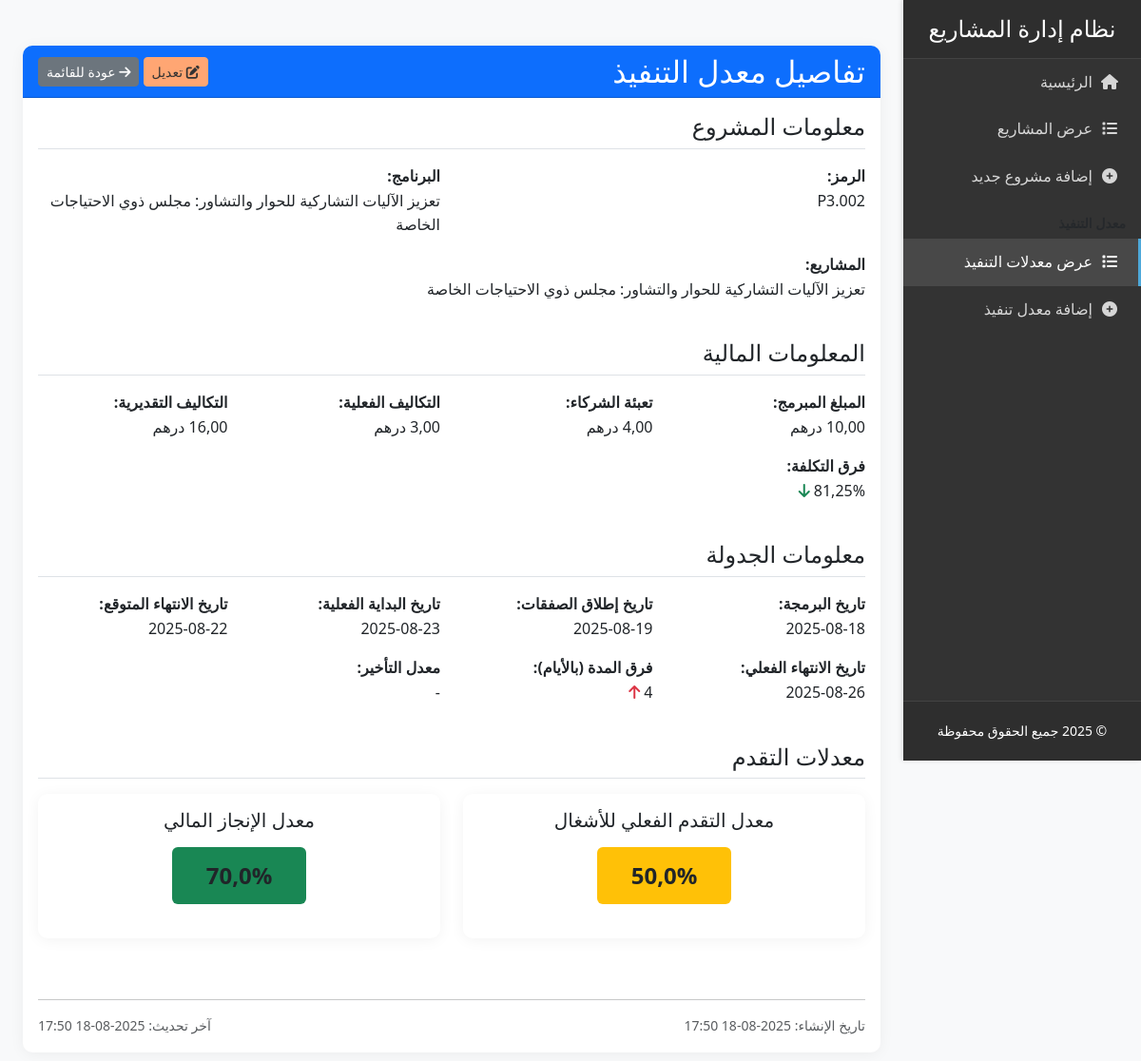
/execution-rates/2/, run on the app's committed database.
### projects/models.py (models this page shows, shortened)
class ExecutionRate(models.Model):
    project = models.ForeignKey(
        Project,
        on_delete=models.CASCADE,
        related_name='execution_rates',
        verbose_name=_('المشروع')
    )
    programmed_amount = models.DecimalField(
        _('المبلغ المبرمج'),
        max_digits=15,
        decimal_places=2,
        null=True,
        blank=True,
        help_text=_('بالدرهم المغربي')
    )
    partner_contribution = models.DecimalField(
        _('تعبئة الشركاء'),
        max_digits=15,
        decimal_places=2,
        null=True,
        blank=True,
        help_text=_('بالدرهم المغربي')
    )
    programming_date = models.DateField(
        _('تاريخ البرمجة'),
        null=True,
        blank=True
    )
    market_launch_date = models.DateField(
        _('تاريخ إطلاق الصفقات'),
        null=True,
        blank=True
    )
    actual_costs = models.DecimalField(
        _('التكاليف الفعلية (أ)'),
        max_digits=15,
        decimal_places=2,
        null=True,
        blank=True,
        help_text=_('بالدرهم المغربي')
    )
    estimated_costs = models.DecimalField(
        _('التكاليف التقديرية (ب)'),
        max_digits=15,
        decimal_places=2,
        null=True,
        blank=True,
        help_text=_('بالدرهم المغربي')
    )
    cost_difference_percentage = models.DecimalField(
        _('فرق التكلفة (%)'),
        max_digits=10,
        decimal_places=2,
        null=True,
        blank=True,
        editable=False
    )
    expected_end_date = models.DateField(
        _('تاريخ الانتهاء المتوقع'),
        null=True,
        blank=True
    )
    actual_start_date = models.DateField(
        _('تاريخ البداية الفعلية'),
        null=True,
        blank=True
    )
    actual_end_date = models.DateField(
        _('تاريخ الانتهاء الفعلي'),
        null=True,
        blank=True
    )
    delay_percentage = models.DecimalField(
        _('معدل التأخير (%)'),
        max_digits=10,
        decimal_places=2,
        null=True,
        blank=True,
        editable=False
    )
    duration_difference_days = models.IntegerField(
        _('فرق المدة (بالأيام)'),
        null=True,
        blank=True,
        editable=False
    )
    work_progress_percentage = models.DecimalField(
        _('معدل التقدم (%) للأشغال'),
        max_digits=5,
        decimal_places=2,
        null=True,
        blank=True,
        validators=[MinValueValidator(0), MaxValueValidator(100)]
    )
    financial_achievement_percentage = models.DecimalField(
        _('معدل الإنجاز (%) (مالي)'),
        max_digits=5,
        decimal_places=2,
        null=True,
        blank=True,
        validators=[MinValueValidator(0), MaxValueValidator(100)]
    )
    created_at = models.DateTimeField(_('تاريخ الإنشاء'), auto_now_add=True)
    updated_at = models.DateTimeField(_('تاريخ التحديث'), auto_now=True)
    class Meta:
        verbose_name = _('معدل التنفيذ')
        verbose_name_plural = _('معدلات التنفيذ')
        ordering = ['-created_at']

class Project(models.Model):
    code = models.CharField(_('الرمز'), max_length=100, unique=True)
    program = models.CharField(_('البرنامج'), max_length=255)
    projects = models.TextField(_('المشاريع'))
    location = models.CharField(_('المكان'), max_length=255)
    district = models.CharField(_('المقاطعة/الجماعة'), max_length=255)
    planning_code = models.CharField(_('الرمز في تصميم التهيئة'), max_length=100, blank=True, null=True)
    development_goals = models.TextField(_('الأهداف التنموية'), blank=True, null=True, help_text=_('أدخل الأهداف التنموية للمشروع'))
    components = models.TextField(_('مكونات المشروع'))
    target_group = models.TextField(_('الفئة المستهدفة'))
    project_goals = models.TextField(_('أهداف المشروع'), blank=True, null=True, help_text=_('أدخل الأهداف الرئيسية للمشروع'))
    property_status = models.CharField(_('وضعية العقار'), max_length=100)
    property_drawing = models.CharField(_('الرسم العقاري'), max_length=100, blank=True, null=True)
    area = models.DecimalField(_('المساحة'), max_digits=10, decimal_places=2, help_text=_('بالمتر المربع'))
    property_prep_cost = models.DecimalField(_('كلفة تعبئة العقار'), max_digits=15, decimal_places=2,
                                           help_text=_('بالدرهم المغربي'))
    studies = models.TextField(_('الدراسات'), blank=True, null=True)
    achievements = models.TextField(_('الإنجازات'), blank=True, null=True)
    estimated_cost = models.DecimalField(_('التكلفة التقديرية'), max_digits=15, decimal_places=2,
                                       help_text=_('بالدرهم المغربي'))
    start_year = models.PositiveIntegerField(_('سنة الانطلاق'))
    estimated_duration = models.PositiveIntegerField(_('المدة التقديرية (أشهر)'))
    YEAR_CHOICES = [
        ('2022', '2022'),
        ('2023', '2023'),
        ('2024', '2024'),
        ('2025', '2025'),
        ('2026', '2026'),
        ('2027', '2027'),
        ('2028', '2028'),
    ]
    implementation_years = models.JSONField(_('سنوات التنفيذ'), default=list, help_text=_('اختر سنوات التنفيذ'))
    budget_years = models.JSONField(_('سنوات الميزانية'), default=list, help_text=_('اختر سنوات الميزانية'))
    indicator_1 = models.CharField(_('المؤشر 1'), max_length=255, blank=True, null=True)
    indicator_2 = models.CharField(_('المؤشر 2'), max_length=255, blank=True, null=True)
    indicator_3 = models.CharField(_('المؤشر 3'), max_length=255, blank=True, null=True)
    potential_partners = models.TextField(_('الشركاء المحتملين'), blank=True, null=True)
    funding_sources = models.TextField(_('مصادر التمويل المحتملة'), blank=True, null=True)
    created_at = models.DateTimeField(_('تاريخ الإنشاء'), auto_now_add=True)
    updated_at = models.DateTimeField(_('تاريخ التحديث'), auto_now=True)
    class Meta:
        verbose_name = _('مشروع')
        verbose_name_plural = _('المشاريع')
        ordering = ['-created_at']

### projects/views.py (the view)
# urls.py: path('execution-rates/<int:pk>/', ExecutionRateDetailView.as_view(), name='execution_rate_detail'),
class ExecutionRateDetailView(DetailView):
    model = ExecutionRate
    template_name = 'projects/execution_rate_detail.html'
    context_object_name = 'execution_rate'
    def get_context_data(self, **kwargs):
        context = super().get_context_data(**kwargs)
        context['title'] = _('تفاصيل معدل التنفيذ')
        return context

### projects/templates/projects/execution_rate_detail.html (shortened to what this page needs)
{% extends 'projects/base.html' %}
{% load i18n %}
{% block content %}
<div class="container mt-4">
    <div class="card">
        <div class="card-header bg-primary text-white d-flex justify-content-between align-items-center">
            <h2 class="mb-0">{% trans 'تفاصيل معدل التنفيذ' %}</h2>
            <div>
                <a href="{% url 'projects:execution_rate_edit' execution_rate.pk %}" class="btn btn-warning btn-sm">
                    <i class="fas fa-edit"></i> {% trans 'تعديل' %}
                </a>
                <a href="{% url 'projects:execution_rate_list' %}" class="btn btn-secondary btn-sm">
                    <i class="fas fa-arrow-right"></i> {% trans 'عودة للقائمة' %}
                </a>
            </div>
        </div>
        <div class="card-body">
            <div class="row mb-4">
                <div class="col-md-12">
                    <h4 class="border-bottom pb-2 mb-3">{% trans 'معلومات المشروع' %}</h4>
                    <div class="row">
                        <div class="col-md-6 mb-3">
                            <strong>{% trans 'الرمز:' %}</strong>
                            <p class="mb-0">{{ execution_rate.project.code }}</p>
                        </div>
                        <div class="col-md-6 mb-3">
                            <strong>{% trans 'البرنامج:' %}</strong>
                            <p class="mb-0">{{ execution_rate.project.program }}</p>
                        </div>
                        <div class="col-md-12 mb-3">
                            <strong>{% trans 'المشاريع:' %}</strong>
                            <p class="mb-0">{{ execution_rate.project.projects }}</p>
                        </div>
                    </div>
                </div>
            </div>
            <div class="row mb-4">
                <div class="col-md-12">
                    <h4 class="border-bottom pb-2 mb-3">{% trans 'المعلومات المالية' %}</h4>
                    <div class="row">
                        <div class="col-md-3 mb-3">
                            <strong>{% trans 'المبلغ المبرمج:' %}</strong>
                            <p class="mb-0">{{ execution_rate.programmed_amount|default:'-' }} {% trans 'درهم' %}</p>
                        </div>
                        <div class="col-md-3 mb-3">
                            <strong>{% trans 'تعبئة الشركاء:' %}</strong>
                            <p class="mb-0">{{ execution_rate.partner_contribution|default:'-' }} {% trans 'درهم' %}</p>
                        </div>
                        <div class="col-md-3 mb-3">
                            <strong>{% trans 'التكاليف الفعلية:' %}</strong>
                            <p class="mb-0">{{ execution_rate.actual_costs|default:'-' }} {% trans 'درهم' %}</p>
                        </div>
                        <div class="col-md-3 mb-3">
                            <strong>{% trans 'التكاليف التقديرية:' %}</strong>
                            <p class="mb-0">{{ execution_rate.estimated_costs|default:'-' }} {% trans 'درهم' %}</p>
                        </div>
                        <div class="col-md-3 mb-3">
                            <strong>{% trans 'فرق التكلفة:' %}</strong>
                            <p class="mb-0">
                                {% if execution_rate.cost_difference_percentage is not None %}
                                    {{ execution_rate.cost_difference_percentage|floatformat:2 }}%
                                    <span class="text-{% if execution_rate.cost_difference_percentage > 0 %}success{% else %}danger{% endif %}">
                                        <i class="fas fa-arrow-{% if execution_rate.cost_difference_percentage > 0 %}down{% else %}up{% endif %}"></i>
                                    </span>
                                {% else %}
                                    -
                                {% endif %}
                            </p>
                        </div>
                    </div>
                </div>
            </div>
            <div class="row mb-4">
                <div class="col-md-12">
                    <h4 class="border-bottom pb-2 mb-3">{% trans 'معلومات الجدولة' %}</h4>
                    <div class="row">
                        <div class="col-md-3 mb-3">
                            <strong>{% trans 'تاريخ البرمجة:' %}</strong>
                            <p class="mb-0">{{ execution_rate.programming_date|date:'Y-m-d'|default:'-' }}</p>
                        </div>
                        <div class="col-md-3 mb-3">
                            <strong>{% trans 'تاريخ إطلاق الصفقات:' %}</strong>
                            <p class="mb-0">{{ execution_rate.market_launch_date|date:'Y-m-d'|default:'-' }}</p>
                        </div>
                        <div class="col-md-3 mb-3">
                            <strong>{% trans 'تاريخ البداية الفعلية:' %}</strong>
                            <p class="mb-0">{{ execution_rate.actual_start_date|date:'Y-m-d'|default:'-' }}</p>
                        </div>
                        <div class="col-md-3 mb-3">
                            <strong>{% trans 'تاريخ الانتهاء المتوقع:' %}</strong>
                            <p class="mb-0">{{ execution_rate.expected_end_date|date:'Y-m-d'|default:'-' }}</p>
                        </div>
                        <div class="col-md-3 mb-3">
                            <strong>{% trans 'تاريخ الانتهاء الفعلي:' %}</strong>
                            <p class="mb-0">{{ execution_rate.actual_end_date|date:'Y-m-d'|default:'-' }}</p>
                        </div>
                        <div class="col-md-3 mb-3">
                            <strong>{% trans 'فرق المدة (بالأيام):' %}</strong>
                            <p class="mb-0">
                                {% if execution_rate.duration_difference_days is not None %}
                                    {{ execution_rate.duration_difference_days }}
                                    <span class="text-{% if execution_rate.duration_difference_days <= 0 %}success{% else %}danger{% endif %}">
                                        <i class="fas fa-arrow-{% if execution_rate.duration_difference_days <= 0 %}down{% else %}up{% endif %}"></i>
                                    </span>
                                {% else %}
                                    -
                                {% endif %}
                            </p>
                        </div>
                        <div class="col-md-3 mb-3">
                            <strong>{% trans 'معدل التأخير:' %}</strong>
                            <p class="mb-0">
                                {% if execution_rate.delay_percentage is not None %}
                                    {{ execution_rate.delay_percentage|floatformat:2 }}%
                                    <span class="text-{% if execution_rate.delay_percentage <= 0 %}success{% else %}danger{% endif %}">
                                        <i class="fas fa-arrow-{% if execution_rate.delay_percentage <= 0 %}down{% else %}up{% endif %}"></i>
                                    </span>
                                {% else %}
                                    -
                                {% endif %}
                            </p>
                        </div>
                    </div>
                </div>
            </div>
            <div class="row">
                <div class="col-md-12">
                    <h4 class="border-bottom pb-2 mb-3">{% trans 'معدلات التقدم' %}</h4>
                    <div class="row">
                            <div class="col-md-6 mb-4">
                                <div class="card h-100">
                                    <div class="card-body text-center">
                                        <h5 class="card-title mb-3">{% trans 'معدل التقدم الفعلي للأشغال' %}</h5>
                                        <span class="badge bg-{% if execution_rate.work_progress_percentage >= 70 %}success{% elif execution_rate.work_progress_percentage >= 40 %}warning{% else %}danger{% endif %} text-dark"
                                              style="font-size: 1.5em; padding: 0.75em 1.5em; min-width: 120px;">
                                            {{ execution_rate.work_progress_percentage|default:0|floatformat:1 }}%
                                        </span>
                                    </div>
                                </div>
                            </div>
                            <div class="col-md-6 mb-4">
                                <div class="card h-100">
                                    <div class="card-body text-center">
                                        <h5 class="card-title mb-3">{% trans 'معدل الإنجاز المالي' %}</h5>
                                        <span class="badge bg-{% if execution_rate.financial_achievement_percentage >= 70 %}success{% elif execution_rate.financial_achievement_percentage >= 40 %}warning{% else %}danger{% endif %} text-dark"
                                              style="font-size: 1.5em; padding: 0.75em 1.5em; min-width: 120px;">
                                            {{ execution_rate.financial_achievement_percentage|default:0|floatformat:1 }}%
                                        </span>
                                    </div>
                                </div>
                            </div>
                    </div>
                </div>
            </div>
            <div class="row mt-4">
                <div class="col-md-12">
                    <hr>
                    <div class="text-muted small">
                        <div class="d-flex justify-content-between">
                            <div>
                                <div>{% trans 'تاريخ الإنشاء:' %} {{ execution_rate.created_at|date:'Y-m-d H:i' }}</div>
                            </div>
                            <div class="text-end">
                                <div>{% trans 'آخر تحديث:' %} {{ execution_rate.updated_at|date:'Y-m-d H:i' }}</div>
                            </div>
                        </div>
                    </div>
                </div>
            </div>
        </div>
    </div>
</div>
{% endblock %}

### data on the page
ExecutionRate: project.code "P3.002", project.program "تعزيز الآليات التشاركية للحوار والتشاور: مجلس ذوي الاحتياجات الخاصة", project.projects "تعزيز الآليات التشاركية للحوار والتشاور: مجلس ذوي الاحتياجات الخاصة", cost_difference_percentage "81,25", programming_date "2025-08-18", market_launch_date "2025-08-19", actual_start_date "2025-08-23", expected_end_date "2025-08-22", actual_end_date "2025-08-26", duration_difference_days "4", work_progress_percentage "50,0", financial_achievement_percentage "70,0", created_at "2025-08-18 17:50", updated_at "2025-08-18 17:50"
